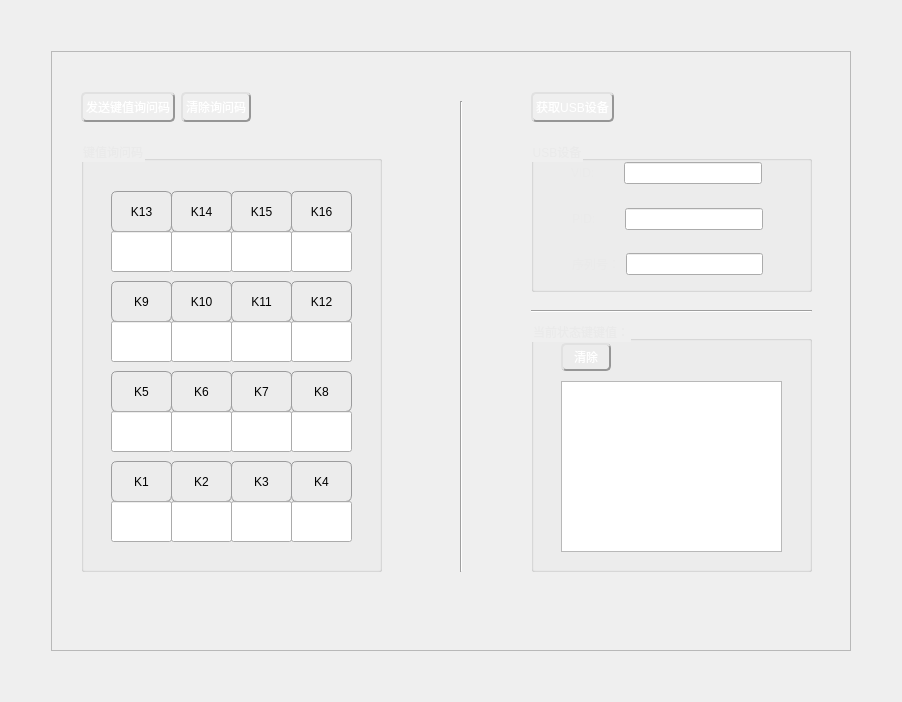
     <widget class="QWidget" name="tab_7">
      <property name="styleSheet">
       <string notr="true"/>
      </property>
      <attribute name="title">
       <string>tab 7</string>
      </attribute>
      <layout class="QGridLayout" name="gridLayout_10">
       <item row="0" column="0">
        <layout class="QVBoxLayout" name="verticalLayout_12">
         <item>
          <spacer name="verticalSpacer_27">
           <property name="orientation">
            <enum>Qt::Vertical</enum>
           </property>
           <property name="sizeHint" stdset="0">
            <size>
             <width>20</width>
             <height>40</height>
            </size>
           </property>
          </spacer>
         </item>
         <item>
          <layout class="QHBoxLayout" name="horizontalLayout_19">
           <item>
            <spacer name="horizontalSpacer_25">
             <property name="orientation">
              <enum>Qt::Horizontal</enum>
             </property>
             <property name="sizeHint" stdset="0">
              <size>
               <width>40</width>
               <height>20</height>
              </size>
             </property>
            </spacer>
           </item>
           <item>
            <widget class="QFrame" name="frame">
             <property name="sizePolicy">
              <sizepolicy hsizetype="Expanding" vsizetype="Expanding">
               <horstretch>0</horstretch>
               <verstretch>0</verstretch>
              </sizepolicy>
             </property>
             <property name="minimumSize">
              <size>
               <width>800</width>
               <height>600</height>
              </size>
             </property>
             <property name="frameShape">
              <enum>QFrame::StyledPanel</enum>
             </property>
             <property name="frameShadow">
              <enum>QFrame::Raised</enum>
             </property>
             <widget class="QGroupBox" name="groupBox_3">
              <property name="geometry">
               <rect>
                <x>30</x>
                <y>90</y>
                <width>301</width>
                <height>431</height>
               </rect>
              </property>
              <property name="styleSheet">
               <string notr="true">QGroupBox {
	color: rgb(234, 234, 234);
}

QPushButton {
	color: rgb(0, 0, 0);
    background-color: qlineargradient(x1: 0, y1: 0, x2: 0, y2: 1,
                                        stop: 0 #f6f7fa, stop: 1 #dadbde);
    border-width: 2px;
    border-color: rgb(187, 188, 190);
    border-style: inset;

    padding: 3px;
    border: 1px solid #9c9c9d;
    border-radius: 6px;
}

QPushButton:flat {
    border: none; /* no border for a flat push button */
}

QPushButton:default {
    border-color: navy; /* make the default button prominent */
}</string>
              </property>
              <property name="title">
               <string>键值询问码</string>
              </property>
              <widget class="QPushButton" name="k5PushButton">
               <property name="geometry">
                <rect>
                 <x>30</x>
                 <y>230</y>
                 <width>61</width>
                 <height>41</height>
                </rect>
               </property>
               <property name="text">
                <string>K5</string>
               </property>
              </widget>
              <widget class="QPushButton" name="k6PushButton">
               <property name="geometry">
                <rect>
                 <x>90</x>
                 <y>230</y>
                 <width>61</width>
                 <height>41</height>
                </rect>
               </property>
               <property name="text">
                <string>K6</string>
               </property>
              </widget>
              <widget class="QPushButton" name="k7PushButton">
               <property name="geometry">
                <rect>
                 <x>150</x>
                 <y>230</y>
                 <width>61</width>
                 <height>41</height>
                </rect>
               </property>
               <property name="text">
                <string>K7</string>
               </property>
              </widget>
              <widget class="QPushButton" name="k8PushButton">
               <property name="geometry">
                <rect>
                 <x>210</x>
                 <y>230</y>
                 <width>61</width>
                 <height>41</height>
                </rect>
               </property>
               <property name="text">
                <string>K8</string>
               </property>
              </widget>
              <widget class="QPushButton" name="k9PushButton">
               <property name="geometry">
                <rect>
                 <x>30</x>
                 <y>140</y>
                 <width>61</width>
                 <height>41</height>
                </rect>
               </property>
               <property name="text">
                <string>K9</string>
               </property>
              </widget>
              <widget class="QPushButton" name="k10PushButton">
               <property name="geometry">
                <rect>
                 <x>90</x>
                 <y>140</y>
                 <width>61</width>
                 <height>41</height>
                </rect>
               </property>
               <property name="text">
                <string>K10</string>
               </property>
              </widget>
              <widget class="QPushButton" name="k11PushButton">
               <property name="geometry">
                <rect>
                 <x>150</x>
                 <y>140</y>
                 <width>61</width>
                 <height>41</height>
                </rect>
               </property>
               <property name="text">
                <string>K11</string>
               </property>
              </widget>
              <widget class="QPushButton" name="k12PushButton">
               <property name="geometry">
                <rect>
                 <x>210</x>
                 <y>140</y>
                 <width>61</width>
                 <height>41</height>
                </rect>
               </property>
               <property name="styleSheet">
                <string notr="true"/>
               </property>
               <property name="text">
                <string>K12</string>
               </property>
              </widget>
              <widget class="QPushButton" name="k13PushButton">
               <property name="geometry">
                <rect>
                 <x>30</x>
                 <y>50</y>
                 <width>61</width>
                 <height>41</height>
                </rect>
               </property>
               <property name="text">
                <string>K13</string>
               </property>
              </widget>
              <widget class="QPushButton" name="k14PushButton">
               <property name="geometry">
                <rect>
                 <x>90</x>
                 <y>50</y>
                 <width>61</width>
                 <height>41</height>
                </rect>
               </property>
               <property name="text">
                <string>K14</string>
               </property>
              </widget>
              <widget class="QPushButton" name="k15PushButton">
               <property name="geometry">
                <rect>
                 <x>150</x>
                 <y>50</y>
                 <width>61</width>
                 <height>41</height>
                </rect>
               </property>
               <property name="text">
                <string>K15</string>
               </property>
              </widget>
              <widget class="QPushButton" name="k16PushButton">
               <property name="geometry">
                <rect>
                 <x>210</x>
                 <y>50</y>
                 <width>61</width>
                 <height>41</height>
                </rect>
               </property>
               <property name="text">
                <string>K16</string>
               </property>
              </widget>
              <widget class="QLineEdit" name="k9LineEdit">
               <property name="geometry">
                <rect>
                 <x>30</x>
                 <y>180</y>
                 <width>61</width>
                 <height>41</height>
                </rect>
               </property>
               <property name="readOnly">
                <bool>true</bool>
               </property>
              </widget>
              <widget class="QLineEdit" name="k10LineEdit">
               <property name="geometry">
                <rect>
                 <x>90</x>
                 <y>180</y>
                 <width>61</width>
                 <height>41</height>
                </rect>
               </property>
               <property name="readOnly">
                <bool>true</bool>
               </property>
              </widget>
              <widget class="QLineEdit" name="k11LineEdit">
               <property name="geometry">
                <rect>
                 <x>150</x>
                 <y>180</y>
                 <width>61</width>
                 <height>41</height>
                </rect>
               </property>
               <property name="readOnly">
                <bool>true</bool>
               </property>
              </widget>
              <widget class="QLineEdit" name="k12LineEdit">
               <property name="geometry">
                <rect>
                 <x>210</x>
                 <y>180</y>
                 <width>61</width>
                 <height>41</height>
                </rect>
               </property>
               <property name="text">
                <string/>
               </property>
               <property name="readOnly">
                <bool>true</bool>
               </property>
              </widget>
              <widget class="QLineEdit" name="k13LineEdit">
               <property name="geometry">
                <rect>
                 <x>30</x>
                 <y>90</y>
                 <width>61</width>
                 <height>41</height>
                </rect>
               </property>
               <property name="readOnly">
                <bool>true</bool>
               </property>
              </widget>
              <widget class="QLineEdit" name="k14LineEdit">
               <property name="geometry">
                <rect>
                 <x>90</x>
                 <y>90</y>
                 <width>61</width>
                 <height>41</height>
                </rect>
               </property>
               <property name="readOnly">
                <bool>true</bool>
               </property>
              </widget>
              <widget class="QLineEdit" name="k15LineEdit">
               <property name="geometry">
                <rect>
                 <x>150</x>
                 <y>90</y>
                 <width>61</width>
                 <height>41</height>
                </rect>
               </property>
               <property name="readOnly">
                <bool>true</bool>
               </property>
              </widget>
              <widget class="QLineEdit" name="k16LineEdit">
               <property name="geometry">
                <rect>
                 <x>210</x>
                 <y>90</y>
                 <width>61</width>
                 <height>41</height>
                </rect>
               </property>
               <property name="readOnly">
                <bool>true</bool>
               </property>
              </widget>
              <widget class="QPushButton" name="k1PushButton">
               <property name="geometry">
                <rect>
                 <x>30</x>
                 <y>320</y>
                 <width>61</width>
                 <height>41</height>
                </rect>
               </property>
               <property name="text">
                <string>K1</string>
               </property>
              </widget>
              <widget class="QPushButton" name="k4PushButton">
               <property name="geometry">
                <rect>
                 <x>210</x>
                 <y>320</y>
                 <width>61</width>
                 <height>41</height>
                </rect>
               </property>
               <property name="text">
                <string>K4</string>
               </property>
              </widget>
              <widget class="QPushButton" name="k2PushButton">
               <property name="geometry">
                <rect>
                 <x>90</x>
                 <y>320</y>
                 <width>61</width>
                 <height>41</height>
                </rect>
               </property>
               <property name="text">
                <string>K2</string>
               </property>
              </widget>
              <widget class="QPushButton" name="k3PushButton">
               <property name="geometry">
                <rect>
                 <x>150</x>
                 <y>320</y>
                 <width>61</width>
                 <height>41</height>
                </rect>
               </property>
               <property name="text">
                <string>K3</string>
               </property>
              </widget>
              <widget class="QLineEdit" name="k1LineEdit">
               <property name="geometry">
                <rect>
                 <x>30</x>
                 <y>360</y>
                 <width>61</width>
                 <height>41</height>
                </rect>
               </property>
               <property name="readOnly">
                <bool>true</bool>
               </property>
              </widget>
              <widget class="QLineEdit" name="k2LineEdit">
               <property name="geometry">
                <rect>
                 <x>90</x>
                 <y>360</y>
                 <width>61</width>
                 <height>41</height>
                </rect>
               </property>
               <property name="readOnly">
                <bool>true</bool>
               </property>
              </widget>
              <widget class="QLineEdit" name="k3LineEdit">
               <property name="geometry">
                <rect>
                 <x>150</x>
                 <y>360</y>
                 <width>61</width>
                 <height>41</height>
                </rect>
               </property>
               <property name="readOnly">
                <bool>true</bool>
               </property>
              </widget>
              <widget class="QLineEdit" name="k4LineEdit">
               <property name="geometry">
                <rect>
                 <x>210</x>
                 <y>360</y>
                 <width>61</width>
                 <height>41</height>
                </rect>
               </property>
               <property name="readOnly">
                <bool>true</bool>
               </property>
              </widget>
              <widget class="QLineEdit" name="k5LineEdit">
               <property name="geometry">
                <rect>
                 <x>30</x>
                 <y>270</y>
                 <width>61</width>
                 <height>41</height>
                </rect>
               </property>
               <property name="readOnly">
                <bool>true</bool>
               </property>
              </widget>
              <widget class="QLineEdit" name="k6LineEdit">
               <property name="geometry">
                <rect>
                 <x>90</x>
                 <y>270</y>
                 <width>61</width>
                 <height>41</height>
                </rect>
               </property>
               <property name="readOnly">
                <bool>true</bool>
               </property>
              </widget>
              <widget class="QLineEdit" name="k7LineEdit">
               <property name="geometry">
                <rect>
                 <x>150</x>
                 <y>270</y>
                 <width>61</width>
                 <height>41</height>
                </rect>
               </property>
               <property name="readOnly">
                <bool>true</bool>
               </property>
              </widget>
              <widget class="QLineEdit" name="k8LineEdit">
               <property name="geometry">
                <rect>
                 <x>210</x>
                 <y>270</y>
                 <width>61</width>
                 <height>41</height>
                </rect>
               </property>
               <property name="readOnly">
                <bool>true</bool>
               </property>
              </widget>
             </widget>
             <widget class="QWidget" name="layoutWidget">
              <property name="geometry">
               <rect>
                <x>30</x>
                <y>30</y>
                <width>301</width>
                <height>52</height>
               </rect>
              </property>
              <layout class="QHBoxLayout" name="horizontalLayout_16">
               <item>
                <widget class="QPushButton" name="sendPushButton">
                 <property name="minimumSize">
                  <size>
                   <width>0</width>
                   <height>30</height>
                  </size>
                 </property>
                 <property name="styleSheet">
                  <string notr="true">QPushButton {
	color: white;
    border-right: 1px solid rgb(180, 180, 180);
    background: qlineargradient(spread:reflect,
        x1:0, y1:0, x2:1, y2:0,
        stop:0 rgba(23, 95, 139, 255),
        stop:1 rgba(27, 110, 162, 255));
    border-width: 2px;
    border-color: rgb(150, 150, 150);
    border-style: outset;
    border-radius: 5;
    padding: 3px;

}

QPushButton:hover {
   background-color: rgb(255, 89, 97);
}

QPushButton:pressed {
    padding-left: 5px;
    padding-top: 5px;
    background-color: rgb(255, 89, 97);
}</string>
                 </property>
                 <property name="text">
                  <string>发送键值询问码</string>
                 </property>
                 <property name="checkable">
                  <bool>false</bool>
                 </property>
                </widget>
               </item>
               <item>
                <widget class="QPushButton" name="clearrecPushButton">
                 <property name="minimumSize">
                  <size>
                   <width>0</width>
                   <height>30</height>
                  </size>
                 </property>
                 <property name="styleSheet">
                  <string notr="true">QPushButton {
	color: white;
    border-right: 1px solid rgb(180, 180, 180);
    background: qlineargradient(spread:reflect,
        x1:0, y1:0, x2:1, y2:0,
        stop:0 rgba(23, 95, 139, 255),
        stop:1 rgba(27, 110, 162, 255));
    border-width: 2px;
    border-color: rgb(150, 150, 150);
    border-style: outset;
    border-radius: 5;
    padding: 3px;
}

QPushButton:hover {
   background-color: rgb(255, 89, 97);
}

QPushButton:pressed {
    padding-left: 5px;
    padding-top: 5px;
    background-color: rgb(255, 89, 97);
}</string>
                 </property>
                 <property name="text">
                  <string>清除询问码</string>
                 </property>
                </widget>
               </item>
               <item>
                <spacer name="horizontalSpacer_22">
                 <property name="orientation">
                  <enum>Qt::Horizontal</enum>
                 </property>
                 <property name="sizeHint" stdset="0">
                  <size>
                   <width>40</width>
                   <height>20</height>
                  </size>
                 </property>
                </spacer>
               </item>
              </layout>
             </widget>
             <widget class="QGroupBox" name="groupBox_2">
              <property name="geometry">
               <rect>
                <x>480</x>
                <y>270</y>
                <width>281</width>
                <height>251</height>
               </rect>
              </property>
              <property name="styleSheet">
               <string notr="true">QGroupBox {
	color: rgb(234, 234, 234);
}</string>
              </property>
              <property name="title">
               <string>当前状态键键值：</string>
              </property>
              <widget class="QTextEdit" name="keyTextEdit">
               <property name="geometry">
                <rect>
                 <x>30</x>
                 <y>60</y>
                 <width>221</width>
                 <height>171</height>
                </rect>
               </property>
               <property name="styleSheet">
                <string notr="true">color: rgb(0, 0, 0);</string>
               </property>
               <property name="undoRedoEnabled">
                <bool>false</bool>
               </property>
               <property name="readOnly">
                <bool>true</bool>
               </property>
               <property name="html">
                <string>&lt;!DOCTYPE HTML PUBLIC &quot;-//W3C//DTD HTML 4.0//EN&quot; &quot;http://www.w3.org/TR/REC-html40/strict.dtd&quot;&gt;
&lt;html&gt;&lt;head&gt;&lt;meta name=&quot;qrichtext&quot; content=&quot;1&quot; /&gt;&lt;style type=&quot;text/css&quot;&gt;
p, li { white-space: pre-wrap; }
&lt;/style&gt;&lt;/head&gt;&lt;body style=&quot; font-family:'SimSun'; font-size:9pt; font-weight:400; font-style:normal;&quot;&gt;
&lt;p style=&quot;-qt-paragraph-type:empty; margin-top:0px; margin-bottom:0px; margin-left:0px; margin-right:0px; -qt-block-indent:0; text-indent:0px;&quot;&gt;&lt;br /&gt;&lt;/p&gt;&lt;/body&gt;&lt;/html&gt;</string>
               </property>
              </widget>
              <widget class="QWidget" name="layoutWidget">
               <property name="geometry">
                <rect>
                 <x>30</x>
                 <y>20</y>
                 <width>221</width>
                 <height>32</height>
                </rect>
               </property>
               <layout class="QHBoxLayout" name="horizontalLayout_18">
                <item>
                 <widget class="QPushButton" name="queryclearPushButton">
                  <property name="minimumSize">
                   <size>
                    <width>50</width>
                    <height>0</height>
                   </size>
                  </property>
                  <property name="styleSheet">
                   <string notr="true">QPushButton {
	color: white;
    border-right: 1px solid rgb(180, 180, 180);
    background: qlineargradient(spread:reflect,
        x1:0, y1:0, x2:1, y2:0,
        stop:0 rgba(23, 95, 139, 255),
        stop:1 rgba(27, 110, 162, 255));
    border-width: 2px;
    border-color: rgb(150, 150, 150);
    border-style: outset;
    border-radius: 5;
    padding: 3px;
}

QPushButton:hover {
   background-color: rgb(255, 89, 97);
}

QPushButton:pressed {
    padding-left: 5px;
    padding-top: 5px;
    background-color: rgb(255, 89, 97);
}</string>
                  </property>
                  <property name="text">
                   <string>清除</string>
                  </property>
                 </widget>
                </item>
                <item>
                 <spacer name="horizontalSpacer_24">
                  <property name="orientation">
                   <enum>Qt::Horizontal</enum>
                  </property>
                  <property name="sizeHint" stdset="0">
                   <size>
                    <width>40</width>
                    <height>20</height>
                   </size>
                  </property>
                 </spacer>
                </item>
               </layout>
              </widget>
             </widget>
             <widget class="QWidget" name="layoutWidget">
              <property name="geometry">
               <rect>
                <x>480</x>
                <y>31</y>
                <width>281</width>
                <height>51</height>
               </rect>
              </property>
              <layout class="QHBoxLayout" name="horizontalLayout_17">
               <item>
                <widget class="QPushButton" name="getPushButton">
                 <property name="minimumSize">
                  <size>
                   <width>0</width>
                   <height>30</height>
                  </size>
                 </property>
                 <property name="styleSheet">
                  <string notr="true">QPushButton {
	color: white;
    border-right: 1px solid rgb(180, 180, 180);
    background: qlineargradient(spread:reflect,
        x1:0, y1:0, x2:1, y2:0,
        stop:0 rgba(23, 95, 139, 255),
        stop:1 rgba(27, 110, 162, 255));
    border-width: 2px;
    border-color: rgb(150, 150, 150);
    border-style: outset;
    border-radius: 5;
    padding: 3px;
}

QPushButton:hover {
   background-color: rgb(255, 89, 97);
}

QPushButton:pressed {
    padding-left: 5px;
    padding-top: 5px;
    background-color: rgb(255, 89, 97);
}</string>
                 </property>
                 <property name="text">
                  <string>获取USB设备</string>
                 </property>
                </widget>
               </item>
               <item>
                <spacer name="horizontalSpacer_23">
                 <property name="orientation">
                  <enum>Qt::Horizontal</enum>
                 </property>
                 <property name="sizeHint" stdset="0">
                  <size>
                   <width>40</width>
                   <height>20</height>
                  </size>
                 </property>
                </spacer>
               </item>
              </layout>
             </widget>
             <widget class="QGroupBox" name="groupBox_4">
              <property name="geometry">
               <rect>
                <x>480</x>
                <y>90</y>
                <width>281</width>
                <height>151</height>
               </rect>
              </property>
              <property name="styleSheet">
               <string notr="true">color: rgb(234, 234, 234);</string>
              </property>
              <property name="title">
               <string>USB设备</string>
              </property>
              <widget class="QWidget" name="layoutWidget">
               <property name="geometry">
                <rect>
                 <x>41</x>
                 <y>111</y>
                 <width>191</width>
                 <height>24</height>
                </rect>
               </property>
               <layout class="QHBoxLayout" name="horizontalLayout_13">
                <item>
                 <widget class="QLabel" name="label_6">
                  <property name="text">
                   <string>序列号：</string>
                  </property>
                 </widget>
                </item>
                <item>
                 <widget class="QLineEdit" name="serLineEdit">
                  <property name="styleSheet">
                   <string notr="true">color: rgb(0, 0, 0);</string>
                  </property>
                  <property name="readOnly">
                   <bool>true</bool>
                  </property>
                 </widget>
                </item>
               </layout>
              </widget>
              <widget class="QWidget" name="layoutWidget_2">
               <property name="geometry">
                <rect>
                 <x>41</x>
                 <y>66</y>
                 <width>191</width>
                 <height>24</height>
                </rect>
               </property>
               <layout class="QHBoxLayout" name="horizontalLayout_14">
                <item>
                 <widget class="QLabel" name="label_9">
                  <property name="text">
                   <string>PID:</string>
                  </property>
                 </widget>
                </item>
                <item>
                 <spacer name="horizontalSpacer_27">
                  <property name="orientation">
                   <enum>Qt::Horizontal</enum>
                  </property>
                  <property name="sizeType">
                   <enum>QSizePolicy::Fixed</enum>
                  </property>
                  <property name="sizeHint" stdset="0">
                   <size>
                    <width>23</width>
                    <height>17</height>
                   </size>
                  </property>
                 </spacer>
                </item>
                <item>
                 <widget class="QLineEdit" name="pidLineEdit">
                  <property name="sizePolicy">
                   <sizepolicy hsizetype="Expanding" vsizetype="Fixed">
                    <horstretch>0</horstretch>
                    <verstretch>0</verstretch>
                   </sizepolicy>
                  </property>
                  <property name="styleSheet">
                   <string notr="true">color: rgb(0, 0, 0);</string>
                  </property>
                  <property name="readOnly">
                   <bool>true</bool>
                  </property>
                 </widget>
                </item>
               </layout>
              </widget>
              <widget class="QWidget" name="layoutWidget_3">
               <property name="geometry">
                <rect>
                 <x>40</x>
                 <y>20</y>
                 <width>191</width>
                 <height>24</height>
                </rect>
               </property>
               <layout class="QHBoxLayout" name="horizontalLayout_15">
                <item>
                 <widget class="QLabel" name="label_10">
                  <property name="text">
                   <string>VID:</string>
                  </property>
                 </widget>
                </item>
                <item>
                 <spacer name="horizontalSpacer_21">
                  <property name="orientation">
                   <enum>Qt::Horizontal</enum>
                  </property>
                  <property name="sizeType">
                   <enum>QSizePolicy::Fixed</enum>
                  </property>
                  <property name="sizeHint" stdset="0">
                   <size>
                    <width>23</width>
                    <height>17</height>
                   </size>
                  </property>
                 </spacer>
                </item>
                <item>
                 <widget class="QLineEdit" name="vidLineEdit">
                  <property name="styleSheet">
                   <string notr="true">color: rgb(0, 0, 0);</string>
                  </property>
                  <property name="readOnly">
                   <bool>true</bool>
                  </property>
                 </widget>
                </item>
               </layout>
              </widget>
              <zorder>layoutWidget_2</zorder>
              <zorder>layoutWidget</zorder>
              <zorder>layoutWidget_3</zorder>
             </widget>
             <widget class="Line" name="line">
              <property name="geometry">
               <rect>
                <x>480</x>
                <y>250</y>
                <width>281</width>
                <height>20</height>
               </rect>
              </property>
              <property name="orientation">
               <enum>Qt::Horizontal</enum>
              </property>
             </widget>
             <widget class="Line" name="line_3">
              <property name="geometry">
               <rect>
                <x>400</x>
                <y>50</y>
                <width>20</width>
                <height>471</height>
               </rect>
              </property>
              <property name="orientation">
               <enum>Qt::Vertical</enum>
              </property>
             </widget>
            </widget>
           </item>
           <item>
            <spacer name="horizontalSpacer_26">
             <property name="orientation">
              <enum>Qt::Horizontal</enum>
             </property>
             <property name="sizeHint" stdset="0">
              <size>
               <width>40</width>
               <height>20</height>
              </size>
             </property>
            </spacer>
           </item>
          </layout>
         </item>
         <item>
          <spacer name="verticalSpacer_28">
           <property name="orientation">
            <enum>Qt::Vertical</enum>
           </property>
           <property name="sizeHint" stdset="0">
            <size>
             <width>20</width>
             <height>40</height>
            </size>
           </property>
          </spacer>
         </item>
        </layout>
       </item>
      </layout>
     </widget>
